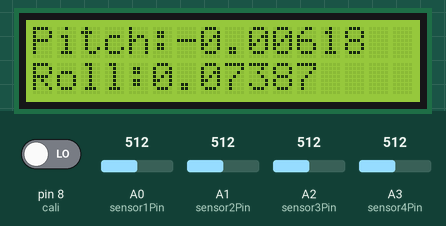
Recording of a sketch running on a simulated Arduino Uno, built with avr-gcc and run on an emulated ATmega328P. Parts: 16×2 character LCD. The inputs (shaded band) are chosen by the test bench; at power-on: A0 (sensor1Pin) = 512, A1 (sensor2Pin) = 512, A2 (sensor3Pin) = 512, A3 (sensor4Pin) = 512, pin 8 (cali) LOW. What the sketch prints to the serial monitor is not drawn.

Above: at 3.2 s.
3.3 s: A0 (sensor1Pin) set to 716
At 5.3 s:
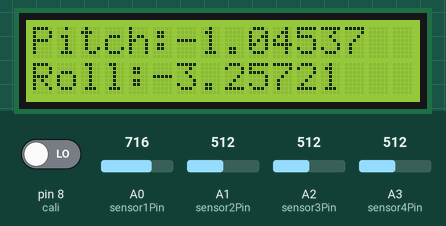
5.6 s: A1 (sensor2Pin) set to 716
At 6.7 s:
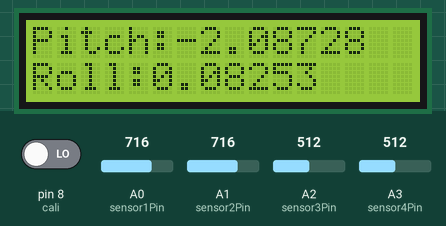
7.6 s: A2 (sensor3Pin) set to 716
At 9.2 s:
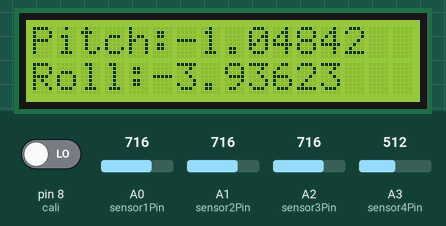
9.6 s: A3 (sensor4Pin) set to 716
At 10.5 s:
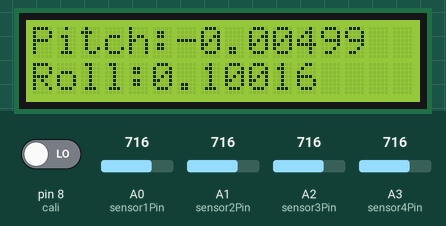
11.6 s: pin 8 (cali) driven HIGH
At 13.0 s:
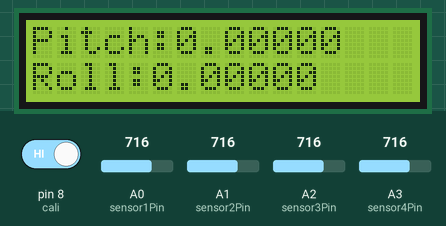
Timing chart, 0 to 14.6 s (numbered marks = the images above; inputs shaded):
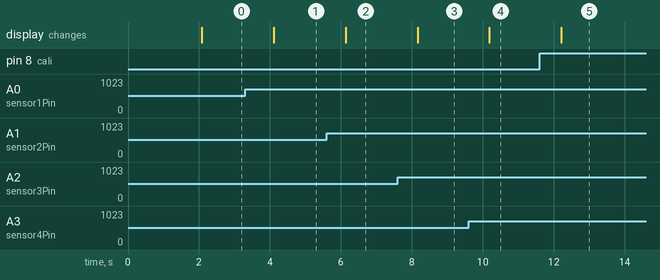

Measured:
- after the input at 3.3 s, the display: changes after 0.81 s (image 1)
- after the input at 5.6 s, the display: changes after 0.53 s (image 2)
- after the input at 7.6 s, the display: changes after 0.56 s (image 3)
- after the input at 9.6 s, the display: changes after 0.59 s (image 4)
- after the input at 11.6 s, the display: changes after 0.61 s (image 5)

The sketch:

prog_ardMod.ino
```cpp
//bootloader speed 57600
#include <LiquidCrystal.h>
//#include <SoftwareSerial.h>
#include <math.h>

String state="";
int count=0;

//Definir entradas do LCD
LiquidCrystal lcd(2, 3, 4, 5, 6, 7);

//Definir A0,A1,A2,A3 como entradas analogicas
float sensor1Pin = A0;
float sensor2Pin = A1;
float sensor3Pin = A2;
float sensor4Pin = A3;

//Definir D8 como entrada digital
int cali = 8;

//Definir variavel de leitura de distÃ¢ncia
float sensor1Val = 0;
float sensor2Val = 0;
float sensor3Val = 0;
float sensor4Val = 0;

//Definir variavel de leitura de distÃ¢ncia
float sensor1Vall = 0;
float sensor2Vall = 0;
float sensor3Vall = 0;
float sensor4Vall = 0;

//Definir variavel de leitura de distÃ¢ncia
float sensor1Vallc = 0;
float sensor2Vallc = 0;
float sensor3Vallc = 0;
float sensor4Vallc = 0;

//Definir variavel de leitura de distÃ¢ncia
float sensor1Vallcc = 0;
float sensor2Vallcc = 0;
float sensor3Vallcc = 0;
float sensor4Vallcc = 0;

//Valor maximo gama ADC
float declive1 = 0;
float declive2 = 0;
float declive3 = 0;
float declive4 = 0;

//Definir variavel intermÃ©dio para calibraÃ§Ã£o
float distance1 = 0;
float distance2 = 0;
float distance3 = 0;
float distance4 = 0;

//Definir variavel para valor de distancia apÃ³s calibraÃ§Ã£o
float distance1_cut = 0;
float distance2_cut = 0;
float distance3_cut = 0;
float distance4_cut = 0;

//Definir variavais para o pitch e o roll
float pitch_1 = 0;
float pitch_2 = 0;
float roll_1 = 0;
float roll_2 = 0;
float pitch = 0;
float roll = 0;

//Definir distancia entre sensores
float dist_1_3 = 3375;
float dist_2_4 = 3375;
float dist_1_2 = 1055;
float dist_3_4 = 875;

//Definir variavel de calibraÃ§Ã£o
int calival = 0;

//Contador para envio dados app mit

int counter=0;
int counter1=0;

  //SoftwareSerial BTserial(2, 3); // RX | TX
//**************************************************************************************
void setup() {

  Serial.begin(9600);

  lcd.begin(16, 2);

  lcd.print("Inclinometro");
  lcd.setCursor(0, 1);
  lcd.print("Proj. Automacao");
  delay(2000);
  lcd.clear();

  pinMode(cali, INPUT);

   //BTserial.begin(9600);

}
//**************************************************************************************
void loop() {

//recesÃ£o da ordem de calibraÃ§Ã£o por bluetooth
//   if(Serial.available()>0) //send data only when you recive data
// {
//    Received = Serial.read(); //arrumar o caracter que chegou
//    //-.-...........................................................................................................................................................................................................................................................................               Serial.print("Char recebido: ");
//    //Serial.println(Received);
// }

if(Serial.available() > 0){ // Checks whether data is comming from the serial port
  state = Serial.readString(); // Reads the data from the serial port
  //Serial.print("Recebido: "); Serial.print(state);
}

if (state == "off\n") {
  //digitalWrite(ledPin, LOW); // Turn LED OFF
  //BTserial.println("LED: OFF"); // Send back, to the phone, the String "LED: ON"
  Serial.println("LED: OFF");
  state = "";
}

else if (state == "on\n") {
//  digitalWrite(ledPin, HIGH);
  //BTserial.println("LED: ON");
  Serial.println("LED: ON");
  state = "";
}
else if (state == "exit"){
  //BTserial.println("bye!");
  Serial.println("bye!");
  state= "";
}

//else if (state != "") {
  //BTserial.println("Not understood");
  //state="";
//}

  //Ler e guardar valor da entrada digital
 calival = digitalRead(cali);


  //Ler e guardar valor das entradas analogicas
  sensor1Val = analogRead(sensor1Pin);
  sensor2Val = analogRead(sensor2Pin);
  sensor3Val = analogRead(sensor3Pin);
  sensor4Val = analogRead(sensor4Pin);

  sensor1Vallc = sensor1Vallc + sensor1Val;
  sensor2Vallc = sensor2Vallc + sensor2Val;
  sensor3Vallc = sensor3Vallc + sensor3Val;
  sensor4Vallc = sensor4Vallc + sensor4Val;

  counter1 = counter1 + 1;

  //if (counter1 == 6)
 // {
  sensor1Vallcc = sensor1Vallc /counter1;
  sensor2Vallcc = sensor2Vallc /counter1;
  sensor3Vallcc = sensor3Vallc /counter1;
  sensor4Vallcc = sensor4Vallc /counter1;

  sensor1Vallc = 0;
  sensor2Vallc = 0;
  sensor3Vallc = 0;
  sensor4Vallc = 0;


  sensor1Vall = sensor1Val * 0.977520;
  sensor2Vall = sensor2Val * 0.977520;
  sensor3Vall = sensor3Val * 0.977520;
  sensor4Vall = sensor4Val * 0.977520;

  sensor1Vallcc = 0;
  sensor2Vallcc = 0;
  sensor3Vallcc = 0;
  sensor4Vallcc = 0;

  //cconversaõ entre a leitura do sensor em V e a distancia em mm
  sensor1Vall = (0.613800 * sensor1Vall) + 75.801000;
  sensor2Vall = (0.615400 * sensor2Vall) + 75.692000;
  sensor3Vall = (0.613600 * sensor3Vall) + 75.042000;
  sensor4Vall = (0.616300 * sensor4Vall) + 75.373000;

   // counter1 = 0;
   // }

  //IntroduÃ§Ã£o do valor de calibraÃ§Ã£o****
  if (calival == 1 || state == "C") {
    distance1 = sensor1Vall;
    distance2 = sensor2Vall;
    distance3 = sensor3Vall;
    distance4 = sensor4Vall;

    state = "";
  }

  //Efectuar calibraÃ§Ã£o******************
  distance1_cut = sensor1Vall - distance1;
  distance2_cut = sensor2Vall - distance2;
  distance3_cut = sensor3Vall - distance3;
  distance4_cut = sensor4Vall - distance4;

  //calculo do pich e do roll

  //InclinaÃ§Ã£o para a frente***********************************
  if ((distance1_cut <= 0) && (distance3_cut >= 0))
  {
    pitch_1 = (asin((-distance1_cut + distance3_cut) / dist_1_3))*57.295700;
  }
  //InclinaÃ§Ã£o para a trÃ¡s
  else
  {
    pitch_1 = (asin((-distance1_cut + distance3_cut) / dist_1_3))*57.295700;
  }

  //InclinaÃ§Ã£o para a frente**********************************
  if ((distance2_cut <= 0) && (distance4_cut >= 0))
  {
    pitch_2 = (asin((-distance2_cut + distance4_cut) / dist_2_4))*57.295700;
  }
  //InclinaÃ§Ã£o para a trÃ¡s
  else
  {
    pitch_2 = (asin((-distance2_cut + distance4_cut) / dist_2_4))*57.295700;
  }

  //InclinaÃ§Ã£o para a direita********************************
  if ((distance1_cut <= 0) && (distance2_cut >= 0))
  {
    roll_1 = (asin((-distance1_cut + distance2_cut) / dist_1_2))*57.295700;
  }
  //InclinaÃ§Ã£o para a esquerda
  else
  {
    roll_1 = (asin((-distance1_cut + distance2_cut) / dist_1_2))*57.295700;
  }

  //InclinaÃ§Ã£o para a direita********************************
  if ((distance3_cut <= 0) && (distance4_cut >= 0))
  {
    roll_2 = (asin((-distance3_cut + distance4_cut) / dist_3_4))*57.295700;
  }
  //InclinaÃ§Ã£o para a esquerda
  else
  {
    roll_2 = (asin((-distance3_cut + distance4_cut) / dist_3_4))*57.295700;
  }
//Calculo do Pitch********************************************************

pitch=(pitch_1+pitch_2)/2;

roll=(roll_1+roll_2)/2;

  //Print no serial monitor**************
 // Serial.print("Pitch = ");
 // Serial.println(pitch);

 // Serial.print("Roll = ");
 // Serial.println(roll);


  //Print mit app**************
 // counter = counter + 1;
 // if (counter = 40)
 // {
 // Serial.print(pitch, 2);
 // Serial.print("%");
 // Serial.println(roll, 2);
 // counter = 0;
 // }

  // tensão (mV) acho eu
// Serial.print(sensor1Val, 5);
// Serial.print('\t');
// Serial.print(sensor2Val, 5);
// Serial.print('\t');
// Serial.print(sensor3Val, 5);
// Serial.print('\t');
// Serial.print(sensor4Val, 5);
// Serial.print('\t');

  // distancia (mm)
// Serial.print(sensor1Vall, 5);
// Serial.print('\t');
// Serial.print(sensor2Vall, 5);
// Serial.print('\t');
// Serial.print(sensor3Vall, 5);
// Serial.print('\t');
// Serial.print(sensor4Vall, 5);
// Serial.print('\t');
// Serial.print(pitch, 5);
// Serial.print('\t');
// Serial.print(roll, 5);
// Serial.print('\n');


 Serial.print(sensor1Vall, 5);
 Serial.print('$');
 Serial.print(sensor2Vall, 5);
 Serial.print('$');
 Serial.print(sensor3Vall, 5);
 Serial.print('$');
 Serial.print(sensor4Vall, 5);
 Serial.print('$');
 Serial.print(pitch, 5);
 Serial.print('$');
 Serial.print(roll, 5);
 Serial.print('#');
 //Serial.print('\n');

  lcd.clear();
  lcd.setCursor(0, 0);
  //*************************
  //**************************
  lcd.print("Pitch:");
  lcd.print(pitch, 5);
//****************************
  lcd.setCursor(0, 1);
//****************************
  lcd.print("Roll:");
  lcd.print(roll, 5);

 delay(1000);
 count++;
}
```
